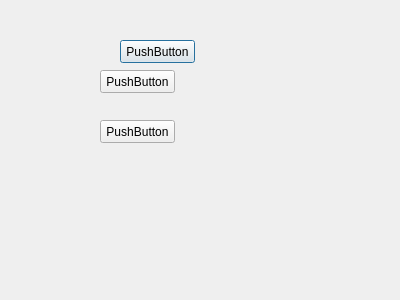
<?xml version="1.0" encoding="UTF-8"?>
<ui version="4.0">
 <class>MainDialog</class>
 <widget class="QDialog" name="MainDialog">
  <property name="geometry">
   <rect>
    <x>0</x>
    <y>0</y>
    <width>400</width>
    <height>300</height>
   </rect>
  </property>
  <property name="windowTitle">
   <string>Dialog</string>
  </property>
  <widget class="QPushButton" name="pushButton">
   <property name="geometry">
    <rect>
     <x>120</x>
     <y>40</y>
     <width>75</width>
     <height>23</height>
    </rect>
   </property>
   <property name="text">
    <string>PushButton</string>
   </property>
  </widget>
  <widget class="QPushButton" name="pushButton_2">
   <property name="geometry">
    <rect>
     <x>100</x>
     <y>70</y>
     <width>75</width>
     <height>23</height>
    </rect>
   </property>
   <property name="text">
    <string>PushButton</string>
   </property>
  </widget>
  <widget class="QPushButton" name="pushButton_3">
   <property name="geometry">
    <rect>
     <x>100</x>
     <y>120</y>
     <width>75</width>
     <height>23</height>
    </rect>
   </property>
   <property name="text">
    <string>PushButton</string>
   </property>
  </widget>
 </widget>
 <resources/>
 <connections/>
</ui>
